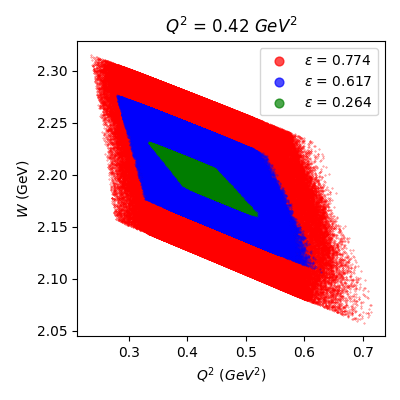

Recreate this plot in Python.
import ROOT
import matplotlib.pyplot as plt

# Function to extract data from a ROOT file
def extract_leaf_data(file_name, tree_name, leaf_name):
    file = ROOT.TFile.Open(file_name)
    tree = file.Get(tree_name)
    data = []

    for entry in tree:
        data.append(getattr(entry, leaf_name))

    file.Close()
    return data

# Specify file names, tree, and leaf variables
root_files = ["/volatile/hallc/c-kaonlt/vijay/Analysis/Q2/OUTPUT_PYTHON/Analysed_Data_Q0p425W2p2_highe_Center.root", "/volatile/hallc/c-kaonlt/vijay/Analysis/Q2/OUTPUT_PYTHON/Analysed_Data_Q0p425W2p2_mide_Center.root", "/volatile/hallc/c-kaonlt/vijay/Analysis/Q2/OUTPUT_PYTHON/Analysed_Data_Q0p425W2p2_lowe_Center.root"]
tree_name = "Cut_Kaon_Events_prompt_noRF"  # Replace with your tree name
leaf1 = "Q2"  # Replace with your first leaf variable
leaf2 = "W"  # Replace with your second leaf variable

# Colors for each file
colors = ["red", "blue", "green"]
labels = ["$\epsilon$ = 0.774", "$\epsilon$ = 0.617", "$\epsilon$ = 0.264"]

# Initialize plots
plt.figure(figsize=(4, 4))

# Loop through files and plot data
for i, file_name in enumerate(root_files):
    data1 = extract_leaf_data(file_name, tree_name, leaf1)
    data2 = extract_leaf_data(file_name, tree_name, leaf2)

    plt.scatter(data1, data2, s=0.1,  label=labels[i], color=colors[i], alpha=0.7)

# Plot formatting
plt.xlabel(leaf1)
plt.ylabel(leaf2)
plt.title("$Q^2$ = 0.42 $GeV^2$")
plt.legend(markerscale=20)
plt.xlabel(r"$Q^2$ ($GeV^2$)")
plt.ylabel(r"$W$ (GeV)")

#plt.grid(True)

# Show plot
plt.tight_layout()
plt.savefig('Diamond_Plot.png')
plt.show()
